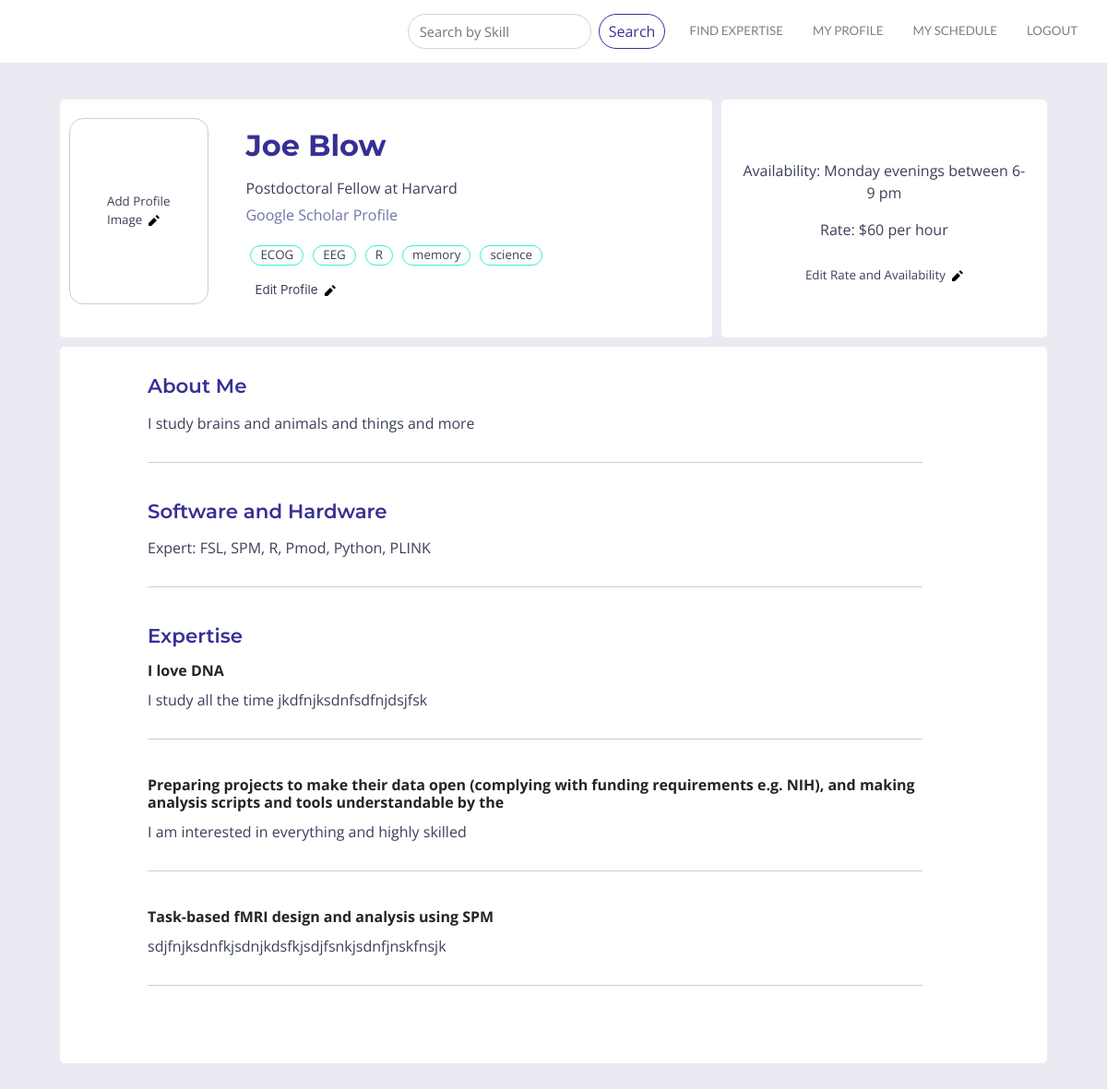
The page /search/users/profile/ (signed in) on the database as committed earlier.
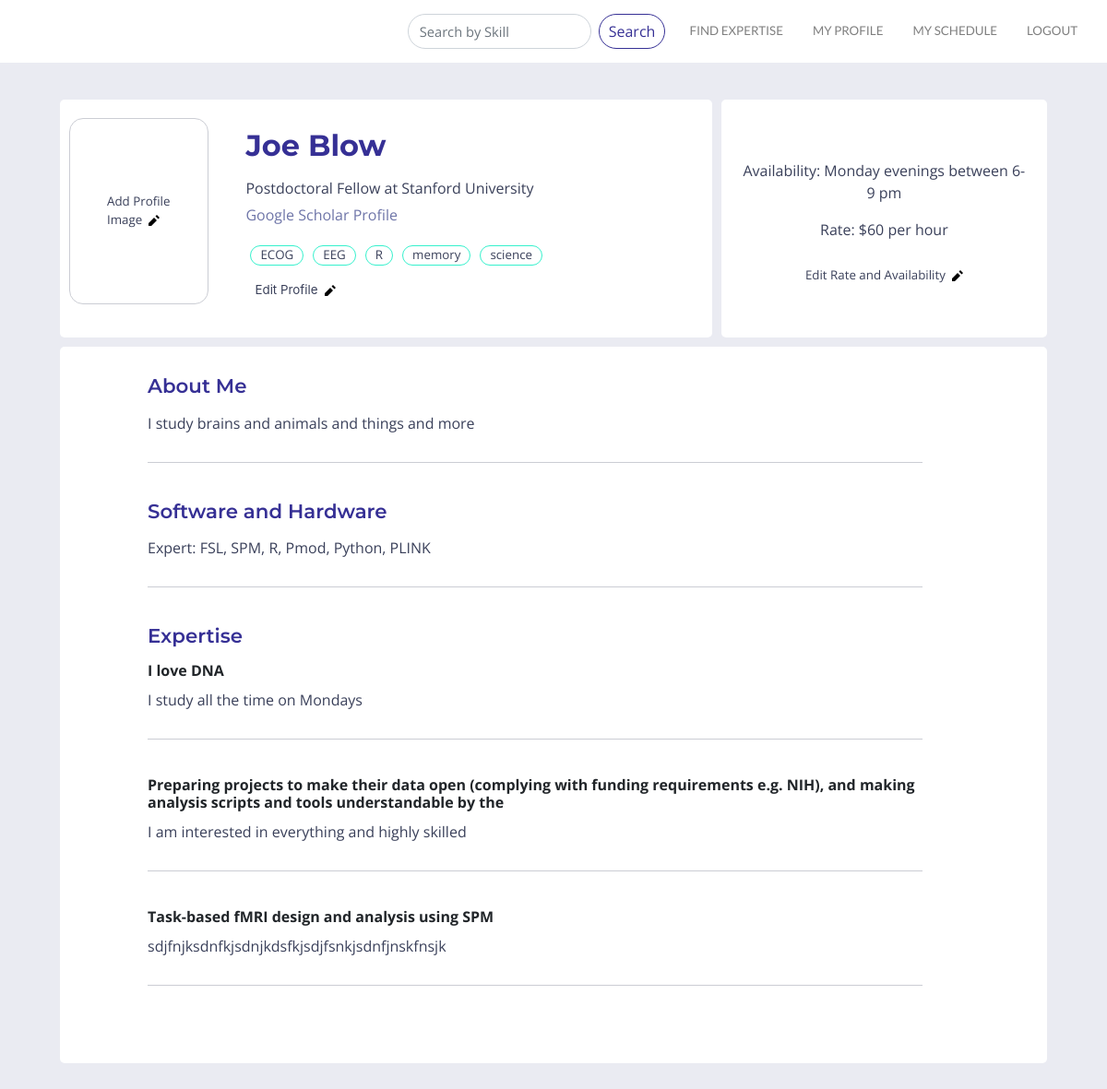
The same page on the database as committed later.
### users/models.py (models this page shows)
class CustomUser(AbstractUser):
    objects = CustomUserManager()
    position = models.CharField(max_length =10000, null=True, default='', blank=True)
    bio = models.CharField(max_length =10000, null=True, default='', blank=True)
    skills = TaggableManager(help_text="A comma-separated list of tags.")
    image = models.ImageField(upload_to="profile_image", blank=True)
    website = models.CharField(max_length=10000, null=True, default='', blank=True)
    skill_area1_title = models.CharField(max_length =10000, null=True, default='', blank=True)
    skill_area1 = models.CharField(max_length =10000, null=True, default='', blank=True)
    skill_area2_title = models.CharField(max_length =10000, null=True, default='', blank=True)
    skill_area2 = models.CharField(max_length =10000, null=True, default='', blank=True)
    skill_area3_title = models.CharField(max_length =10000, null=True, default='', blank=True)
    skill_area3 = models.CharField(max_length =10000, null=True, default='', blank=True)
    skill_area4_title = models.CharField(max_length =10000, null=True, default='', blank=True)
    skill_area4 = models.CharField(max_length =10000, null=True, default='', blank=True)
    skill_area5_title = models.CharField(max_length =10000, null=True, default='', blank=True)
    skill_area5 = models.CharField(max_length =10000, null=True, default='', blank=True)
    software_hardware = models.CharField(max_length =10000, null=True, default='', blank=True)
    software_hardware_intermediate = models.CharField(max_length =10000, null=True, default='', blank=True)
    availability = models.CharField(max_length=10000, null=True, default='', blank=True)
    rate = models.CharField(max_length= 10000, null=True, default='', blank=True)
    expert = models.BooleanField(blank=True, default=False)
    gives_tutorials = models.BooleanField(blank=True, default=False)
    tutorial_area = models.CharField(max_length =10000, null=True, default='', blank=True)
    wants_expert = models.BooleanField(blank=True, default=False)
    needs_help_with = models.CharField(max_length =10000, null=True, default='', blank=True)
    profile_under_review = models.BooleanField(blank=True, default=False)
    profile_approved = models.BooleanField(blank=True, default=False)

### users/views.py (the view)
# urls.py: path('profile/', views.view_profile, name='profile'),
def view_profile(request, pk=None):
    if pk:
        user = CustomUser.objects.get(pk=pk)
    else:
        user = request.user
    bookings = user.bookings.all()
    tutorials = bookings.filter(is_tutorial=True)
    args = {'user': user,
            'bookings': bookings,
            'tutorials': tutorials,
           }
    return render(request, 'profile.html', args)

### templates/profile.html (shortened to what this page needs)
{% extends 'layout.html' %}
{% load static %}
{% block content %}
<div class="container-fluid" id="profile_container">
   <div class="container profile">
    <div class="container" id = "profile_intro">
        <div class="container" id="expert">
            {% if user.image %}
            <div>
               <a href="{% url 'edit_profile_image' %}"><img class="profile_image" src="{{ user.image.url }}" width="170"/></a>
            </div>
            {% elif not user.image and user.is_authenticated and user == request.user %}
            <div class="edit_profile_image_button"><p class="image_bubble">Add Profile Image&nbsp&nbsp<a href="{% url 'edit_profile_image' %}"><img class="iconic" src="/static/css/pencil.svg"></a></p></div>
            {% endif %}
            <div class="container user_name">
            <p class="profile_name">{{ user.first_name }}&nbsp{{ user.last_name }}</p>
            <p class="profile_text">{{user.position}}</p>
                {% if user.website %}
                <a href="{{ user.website }}" target="_blank"><p class="website_text">Google Scholar Profile</p></a>
                {% else %}
                <br>
                {% endif %}
                <div class="container skills">
                {% for skill in user.skills.all %}
                    <a class="skill_bubble" href="{% url 'skills' skill.name %}"><div class="skill_bubble"><p class="skill_bubble">{{ skill.name }}</p></div></a>
                {% endfor %}
                </div>
                {% if user.is_authenticated and user == request.user %}
                <a href="{% url 'edit_profile' %}"><div class="edit_profile"><p class="skill_bubble">Edit Profile&nbsp&nbsp<img class="iconic" src="/static/css/pencil.svg"></p></div></a>
                {% endif %}
            </div>
        </div>
        <div class="container" id="availability">
               <div class="availability_text">
                <p>Availability: {{ user.availability }}</p>
                <p>Rate: {{ user.rate }}</p>
            </div>
            {% if user != request.user and user.is_authenticated %}
                <a href="{% url 'booking:user_booking_new' pk=user.pk %}"><button type="submit" class="booking_button">Request to Book</button></a>
            {% if user.gives_tutorials %}
                <p>or <a class="join_group" href="#tutorial">Join a group session</a></p>
            {% endif %}
            {% elif user.is_authenticated and user == request.user %}
                <a href="{% url 'edit_profile_rate' %}"><div class="edit_profile"><p class="skill_bubble">Edit Rate and Availability&nbsp&nbsp<img class="iconic" src="/static/css/pencil.svg"></p></div></a>
            {% endif %}
       </div>
    </div>
       </div>
<div class="container profile">
     <div class="container" id="profile_content">
         <div class="profile_content_text">
         <h4 class="bio_title">About Me</h4>
         <p class="profile_text">{{ user.bio }}</p>
    <div class="divider"></div>
        {% if user.software_hardware %}
          <h4 class="bio_title">Software and Hardware</h4>
         <p class="profile_text">Expert: {{ user.software_hardware }}</p>
                <div class="divider"></div>
          {% endif %}
         {% if user.skill_area1 %}
         <h4 class="bio_title">Expertise</h4>
         <h4 class="text_title">{{ user.skill_area1_title }}</h4>
         <p class="profile_text">{{ user.skill_area1 }}</p>
    <div class="divider"></div>
         {% endif %}
          {% if user.skill_area2 %}
         <h4 class="text_title">{{ user.skill_area2_title }}</h4>
          <p class="profile_text">{{ user.skill_area2 }}</p>
    <div class="divider"></div>
           {% endif %}
          {% if user.skill_area3 %}
         <h4 class="text_title">{{ user.skill_area3_title }}</h4>
          <p class="profile_text">{{ user.skill_area3 }}</p>
    <div class="divider"></div>
         {% endif %}
             <br>
       </div>
    </div>
    </div>
</div>
{% endblock %}

Rows that differ between the two databases and show on the page:
changed CustomUser "Joe": position "Postdoctoral Fellow at Harvard" → "Postdoctoral Fellow at Stanford University"; skill_area1 "I study all the time jkdfnjksdnfsdfnjdsjfsk" → "I study all the time on Mondays"
